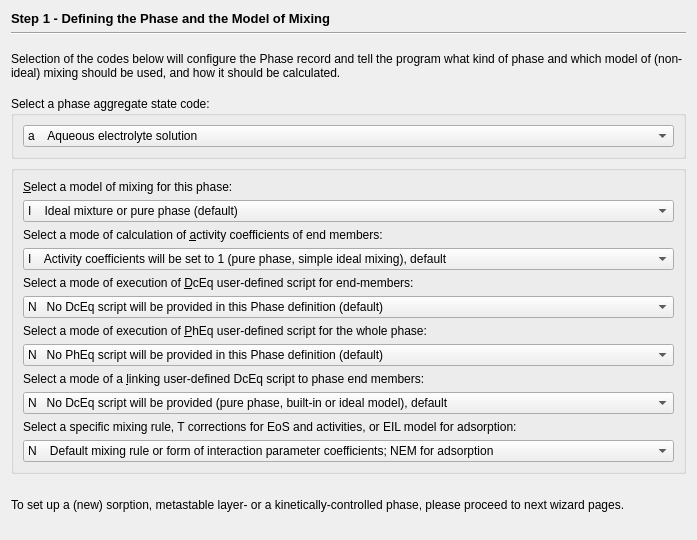
          <widget class="QWidget" name="page">
            <layout class="QVBoxLayout" name="verticalLayout_4">
              <item>
                <widget class="QLabel" name="pageName">
                  <property name="sizePolicy">
                    <sizepolicy hsizetype="Preferred" vsizetype="Fixed">
                      <horstretch>0</horstretch>
                      <verstretch>0</verstretch>
                    </sizepolicy>
                  </property>
                  <property name="font">
                    <font>
                      <pointsize>10</pointsize>
                      <bold>true</bold>
                    </font>
                  </property>
                  <property name="text">
                    <string>Step 1 - Defining the Phase and the Model of Mixing</string>
                  </property>
                </widget>
              </item>
              <item>
                <widget class="Line" name="line">
                  <property name="orientation">
                    <enum>Qt::Horizontal</enum>
                  </property>
                </widget>
              </item>
              <item>
                <widget class="QLabel" name="textLabel10">
                  <property name="sizePolicy">
                    <sizepolicy hsizetype="Minimum" vsizetype="Minimum">
                      <horstretch>0</horstretch>
                      <verstretch>0</verstretch>
                    </sizepolicy>
                  </property>
                  <property name="frameShape">
                    <enum>QFrame::NoFrame</enum>
                  </property>
                  <property name="frameShadow">
                    <enum>QFrame::Plain</enum>
                  </property>
                  <property name="text">
                    <string>Selection of the codes below will configure the Phase record and tell the program what kind of phase and which model of (non-ideal) mixing should be used, and how it should be calculated.</string>
                  </property>
                  <property name="textFormat">
                    <enum>Qt::AutoText</enum>
                  </property>
                  <property name="scaledContents">
                    <bool>false</bool>
                  </property>
                  <property name="wordWrap">
                    <bool>true</bool>
                  </property>
                  <property name="margin">
                    <number>0</number>
                  </property>
                  <property name="openExternalLinks">
                    <bool>false</bool>
                  </property>
                </widget>
              </item>
              <item>
                <widget class="QGroupBox" name="groupBox_13">
                  <property name="title">
                    <string>Select a phase aggregate state code:</string>
                  </property>
                  <layout class="QVBoxLayout" name="verticalLayout">
                    <item>
                      <widget class="QComboBox" name="pPhPs_0">
                        <item>
                          <property name="text">
                            <string>a    Aqueous electrolyte solution</string>
                          </property>
                        </item>
                        <item>
                          <property name="text">
                            <string>g    Gaseous or fluid non-electrolyte mixture</string>
                          </property>
                        </item>
                        <item>
                          <property name="text">
                            <string>f     Fluid non-electrolyte mixture (ideal or non-ideal)</string>
                          </property>
                        </item>
                        <item>
                          <property name="text">
                            <string>p    Plasma (ionized gas mixture)</string>
                          </property>
                        </item>
                        <item>
                          <property name="text">
                            <string>l     Liquid non-electrolyte (melt), also multi-component</string>
                          </property>
                        </item>
                        <item>
                          <property name="text">
                            <string>m   Magmatic silicate melt or other non-aqueous electrolyte</string>
                          </property>
                        </item>
                        <item>
                          <property name="text">
                            <string>h    Liquid hydrocarbon phase, also multi-component</string>
                          </property>
                        </item>
                        <item>
                          <property name="text">
                            <string>s     Condensed solid phase, also multi-component solid solution</string>
                          </property>
                        </item>
                        <item>
                          <property name="text">
                            <string>d    Dispersed (particulate or porous) solid phase, also solid solution</string>
                          </property>
                        </item>
                        <item>
                          <property name="text">
                            <string>z    Surface complexation with site balances &amp; EIL models (virtual sorbent, e.g. ClaySorEl)</string>
                          </property>
                        </item>
                        <item>
                          <property name="text">
                            <string>q    Surface complexation with surface site balances (e.g. B&amp;B ClaySor)</string>
                          </property>
                        </item>
                        <item>
                          <property name="text">
                            <string>i    Permanent-charge ion-exchange phase with site balances (e.g. B&amp;B Clay)</string>
                          </property>
                        </item>
                        <item>
                          <property name="text">
                            <string>y    Polyelectrolyte (oligoelectrolyte), Donnan volume phase</string>
                          </property>
                        </item>
                        <item>
                          <property name="text">
                            <string>x    Sorption phase (sorbent+sorbates) without site balances (solid carrier DC)</string>
                          </property>
                        </item>
                      </widget>
                    </item>
                  </layout>
                </widget>
              </item>
              <item>
                <widget class="QGroupBox" name="groupBox_7">
                  <property name="title">
                    <string/>
                  </property>
                  <layout class="QVBoxLayout" name="verticalLayout_2">
                    <item>
                      <widget class="QLabel" name="ModelCodeLabel">
                        <property name="text">
                          <string>&amp;Select a model of mixing for this phase:</string>
                        </property>
                        <property name="alignment">
                          <set>Qt::AlignBottom</set>
                        </property>
                        <property name="wordWrap">
                          <bool>true</bool>
                        </property>
                        <property name="buddy">
                          <cstring>ModelCode</cstring>
                        </property>
                      </widget>
                    </item>
                    <item>
                      <widget class="QComboBox" name="ModelCode">
                        <item>
                          <property name="text">
                            <string>I    Ideal mixture or pure phase (default)</string>
                          </property>
                        </item>
                        <item>
                          <property name="text">
                            <string>M   Binary subregular Margules solid solution model</string>
                          </property>
                        </item>
                        <item>
                          <property name="text">
                            <string>G   Binary Redlich-Kister solid solution model</string>
                          </property>
                        </item>
                        <item>
                          <property name="text">
                            <string>T   Ternary regular Margules solid solution model</string>
                          </property>
                        </item>
                        <item>
                          <property name="text">
                            <string>R   Regular multicomponent solid solution model</string>
                          </property>
                        </item>
                        <item>
                          <property name="text">
                            <string>V   Van Laar multicomponent solid solution model</string>
                          </property>
                        </item>
                        <item>
                          <property name="text">
                            <string>K   Redlich-Kister multicomponent solid solution model </string>
                          </property>
                        </item>
                        <item>
                          <property name="text">
                            <string>B   Berman a(symmetric) multicomponent sublattice solid solution model</string>
                          </property>
                        </item>
                        <item>
                          <property name="text">
                            <string>L   NRTL multicomponent liquid solution model</string>
                          </property>
                        </item>
                        <item>
                          <property name="text">
                            <string>W   Wilson multicomponent liquid solution model</string>
                          </property>
                        </item>
                        <item>
                          <property name="text">
                            <string>F   Churakov-Gottschalk (CG) multicomponent fluid EoS model</string>
                          </property>
                        </item>
                        <item>
                          <property name="text">
                            <string>P   Peng-Robinson-Stryjek-Vera (PRSV) multicomponent fluid EoS model</string>
                          </property>
                        </item>
                        <item>
                          <property name="text">
                            <string>E   Soave-Redlich-Kwong (SRK) multicomponent fluid EoS model</string>
                          </property>
                        </item>
                        <item>
                          <property name="text">
                            <string>6   Sterner-Pitzer (STP) high-pressure fluid EoS model (reserved)</string>
                          </property>
                        </item>
                        <item>
                          <property name="text">
                            <string>7   Peng-Robinson (PR78) multicomponent fluid EoS model</string>
                          </property>
                        </item>
                        <item>
                          <property name="text">
                            <string>8   Compensated Redlich-Kwong (CORK) multicomponent fluid EoS model</string>
                          </property>
                        </item>
                        <item>
                          <property name="text">
                            <string>D   Davies equation for dilute aqueous ion-association models</string>
                          </property>
                        </item>
                        <item>
                          <property name="text">
                            <string>H   Extended Debye-Hueckel aqueous model (Helgeson), common a0</string>
                          </property>
                        </item>
                        <item>
                          <property name="text">
                            <string>Y   Extended Debye-Hueckel aqueous model (Shvarov), common a0</string>
                          </property>
                        </item>
                        <item>
                          <property name="text">
                            <string>3   Extended Debye-Hueckel aqueous model (Karpov), individual a0</string>
                          </property>
                        </item>
                        <item>
                          <property name="text">
                            <string>2   Debye-Hueckel aqueous model (2-term) individual a0</string>
                          </property>
                        </item>
                        <item>
                          <property name="text">
                            <string>1   Debye-Hueckel limiting law aqueous model</string>
                          </property>
                        </item>
                        <item>
                          <property name="text">
                            <string>S   SIT multicomponent aqueous model (NEA TDB version)</string>
                          </property>
                        </item>
                        <item>
                          <property name="text">
                            <string>Z   Pitzer multicomponent aqueous solution model (HMW variant)</string>
                          </property>
                        </item>
                        <item>
                          <property name="text">
                            <string>Q   Extended UNIQAC multicomponent aqueous solution model</string>
                          </property>
                        </item>
                        <item>
                          <property name="text">
                            <string>J    ELVIS extended UNIQUAC multicomponent aqueous solution model</string>
                          </property>
                        </item>
                        <item>
                          <property name="text">
                            <string>$   CEF (Compound Energy Formalism) sublattice solid solution model</string>
                          </property>
                        </item>
                        <item>
                          <property name="text">
                            <string>#   Modified Bragg-Williams (MBW) sublattice solid solution model in CEF style</string>
                          </property>
                        </item>
                        <item>
                          <property name="text">
                            <string>&amp;   Pelton (2001) modified Quasi-Chemical (MQC) solid solution/ melt model</string>
                          </property>
                        </item>
                        <item>
                          <property name="text">
                            <string>A   Adsorption: EIL SCM with site mole balance or without it (SACT)</string>
                          </property>
                        </item>
                        <item>
                          <property name="text">
                            <string>X   Donnan volume polyelectrolyte (olygoelectrolyte) model TBD</string>
                          </property>
                        </item>
                        <item>
                          <property name="text">
                            <string>O   Other non-ideal model (selected by phase name)</string>
                          </property>
                        </item>
                        <item>
                          <property name="text">
                            <string>U   Other non-ideal mixing model (with user-defined scripts)</string>
                          </property>
                        </item>
                        <item>
                          <property name="text">
                            <string>N   No mixing (pure or single-component phase)</string>
                          </property>
                        </item>
                      </widget>
                    </item>
                    <item>
                      <widget class="QLabel" name="AC_modeLabel">
                        <property name="frameShape">
                          <enum>QFrame::NoFrame</enum>
                        </property>
                        <property name="frameShadow">
                          <enum>QFrame::Plain</enum>
                        </property>
                        <property name="text">
                          <string>Select a mode of calculation of &amp;activity coefficients of end members:</string>
                        </property>
                        <property name="alignment">
                          <set>Qt::AlignBottom</set>
                        </property>
                        <property name="wordWrap">
                          <bool>true</bool>
                        </property>
                        <property name="buddy">
                          <cstring>AC_modeCode</cstring>
                        </property>
                      </widget>
                    </item>
                    <item>
                      <widget class="QComboBox" name="AC_modeCode">
                        <item>
                          <property name="text">
                            <string>I    Activity coefficients will be set to 1 (pure phase, simple ideal mixing), default</string>
                          </property>
                        </item>
                        <item>
                          <property name="text">
                            <string>S   Activity coefficients will be calculated using a built-in model selected above</string>
                          </property>
                        </item>
                        <item>
                          <property name="text">
                            <string>N   Activity coefficients will be calculated as given in user-defined script(s)</string>
                          </property>
                        </item>
                      </widget>
                    </item>
                    <item>
                      <widget class="QLabel" name="DcEqModeLabel">
                        <property name="text">
                          <string>Select a mode of execution of &amp;DcEq user-defined script for end-members:</string>
                        </property>
                        <property name="alignment">
                          <set>Qt::AlignVCenter</set>
                        </property>
                        <property name="wordWrap">
                          <bool>true</bool>
                        </property>
                        <property name="buddy">
                          <cstring>DcEqModeCode</cstring>
                        </property>
                      </widget>
                    </item>
                    <item>
                      <widget class="QComboBox" name="DcEqModeCode">
                        <item>
                          <property name="text">
                            <string>N   No DcEq script will be provided in this Phase definition (default)</string>
                          </property>
                        </item>
                        <item>
                          <property name="text">
                            <string>T   DcEq script will be executed once before GEM IPM iterations</string>
                          </property>
                        </item>
                        <item>
                          <property name="text">
                            <string>X    DcEq script will be executed after each GEM IPM iteration</string>
                          </property>
                        </item>
                      </widget>
                    </item>
                    <item>
                      <widget class="QLabel" name="PhEqModeLabel">
                        <property name="text">
                          <string>Select a mode of execution of &amp;PhEq user-defined script for the whole phase:</string>
                        </property>
                        <property name="alignment">
                          <set>Qt::AlignBottom</set>
                        </property>
                        <property name="wordWrap">
                          <bool>true</bool>
                        </property>
                        <property name="buddy">
                          <cstring>PhEqModeCode</cstring>
                        </property>
                      </widget>
                    </item>
                    <item>
                      <widget class="QComboBox" name="PhEqModeCode">
                        <item>
                          <property name="text">
                            <string>N   No PhEq script will be provided in this Phase definition (default)</string>
                          </property>
                        </item>
                        <item>
                          <property name="text">
                            <string>T   PhEq script will be executed once before GEM IPM iterations</string>
                          </property>
                        </item>
                        <item>
                          <property name="text">
                            <string>X    PhEq script will be executed after each GEM IPM iteration</string>
                          </property>
                        </item>
                      </widget>
                    </item>
                    <item>
                      <widget class="QLabel" name="DcEqLinkLabel">
                        <property name="text">
                          <string>Select a mode of a &amp;linking user-defined DcEq script to phase end members:</string>
                        </property>
                        <property name="alignment">
                          <set>Qt::AlignBottom</set>
                        </property>
                        <property name="wordWrap">
                          <bool>true</bool>
                        </property>
                        <property name="buddy">
                          <cstring>DcEqLinkMode</cstring>
                        </property>
                      </widget>
                    </item>
                    <item>
                      <widget class="QComboBox" name="DcEqLinkMode">
                        <item>
                          <property name="text">
                            <string>N   No DcEq script will be provided (pure phase, built-in or ideal model), default</string>
                          </property>
                        </item>
                        <item>
                          <property name="text">
                            <string>U   A universal DcEq script will be applied to each end member in a loop</string>
                          </property>
                        </item>
                        <item>
                          <property name="text">
                            <string>P   A private group of expressions will be executed for each end member separately</string>
                          </property>
                        </item>
                      </widget>
                    </item>
                    <item>
                      <widget class="QLabel" name="SCM_codeLabel">
                        <property name="text">
                          <string>Select a specific mixing rule, T corrections for EoS and activities, or EIL model for adsorption:</string>
                        </property>
                        <property name="alignment">
                          <set>Qt::AlignBottom</set>
                        </property>
                        <property name="wordWrap">
                          <bool>true</bool>
                        </property>
                      </widget>
                    </item>
                    <item>
                      <widget class="QComboBox" name="SCM_code">
                        <item>
                          <property name="text">
                            <string>N    Default mixing rule or form of interaction parameter coefficients; NEM for adsorption</string>
                          </property>
                        </item>
                        <item>
                          <property name="text">
                            <string>U    Undefined / not used EIL model for surface type (set up also in phase table)</string>
                          </property>
                        </item>
                        <item>
                          <property name="text">
                            <string>D    Adsorption: EIL Double Diffuse-Layer model (DDLM)</string>
                          </property>
                        </item>
                        <item>
                          <property name="text">
                            <string>C    Adsorption: EIL Constant-capacitance model (CCM)</string>
                          </property>
                        </item>
                        <item>
                          <property name="text">
                            <string>S    Adsorption: EIL Basic Stern model (BSM)</string>
                          </property>
                        </item>
                        <item>
                          <property name="text">
                            <string>T    Adsorption: EIL Triple-Layer model (TLM); Solutions: use T-dependent one-term binary interaction parameter kij</string>
                          </property>
                        </item>
                        <item>
                          <property name="text">
                            <string>3    Adsorption: EIL Three-Layer model (3LM) for CD-MUSIC</string>
                          </property>
                        </item>
                        <item>
                          <property name="text">
                            <string>4    Adsorption: EIL Four-layer model (4LM)</string>
                          </property>
                        </item>
                        <item>
                          <property name="text">
                            <string>W    Basic Van der Waals mixing rules in cubic EoS models</string>
                          </property>
                        </item>
                        <item>
                          <property name="text">
                            <string>5    Five-term Pitzer model parameter temperature dependence</string>
                          </property>
                        </item>
                        <item>
                          <property name="text">
                            <string>6    Six-term Pitzer model parameter temperature dependence</string>
                          </property>
                        </item>
                        <item>
                          <property name="text">
                            <string>8    Eight-term Pitzer model parameters temperature dependence</string>
                          </property>
                        </item>
                        <item>
                          <property name="text">
                            <string>R    Use CEF reciprocal non-ideality term in Berman multi-site ss model</string>
                          </property>
                        </item>
                        <item>
                          <property name="text">
                            <string>B    Basic Stern model (BSM, legacy alias), obsolete</string>
                          </property>
                        </item>
                        <item>
                          <property name="text">
                            <string>M   CD-MUSIC 3-layer model (legacy alias), obsolete</string>
                          </property>
                        </item>
                        <item>
                          <property name="text">
                            <string>E    Extended TLM model (ETLM, legacy alias), obsolete</string>
                          </property>
                        </item>
                        <item>
                          <property name="text">
                            <string>P    CCM with C = sqrt(IS)/alpha (legacy alias), obsolete</string>
                          </property>
                        </item>
                      </widget>
                    </item>
                  </layout>
                </widget>
              </item>
              <item>
                <widget class="QLabel" name="textLabel10_2">
                  <property name="sizePolicy">
                    <sizepolicy hsizetype="Minimum" vsizetype="Minimum">
                      <horstretch>0</horstretch>
                      <verstretch>0</verstretch>
                    </sizepolicy>
                  </property>
                  <property name="frameShape">
                    <enum>QFrame::NoFrame</enum>
                  </property>
                  <property name="frameShadow">
                    <enum>QFrame::Plain</enum>
                  </property>
                  <property name="text">
                    <string>To set up a (new) sorption, metastable layer- or a kinetically-controlled phase, please proceed to next wizard pages.</string>
                  </property>
                  <property name="textFormat">
                    <enum>Qt::AutoText</enum>
                  </property>
                  <property name="scaledContents">
                    <bool>false</bool>
                  </property>
                  <property name="wordWrap">
                    <bool>true</bool>
                  </property>
                  <property name="margin">
                    <number>0</number>
                  </property>
                  <property name="openExternalLinks">
                    <bool>false</bool>
                  </property>
                </widget>
              </item>
            </layout>
          </widget>
